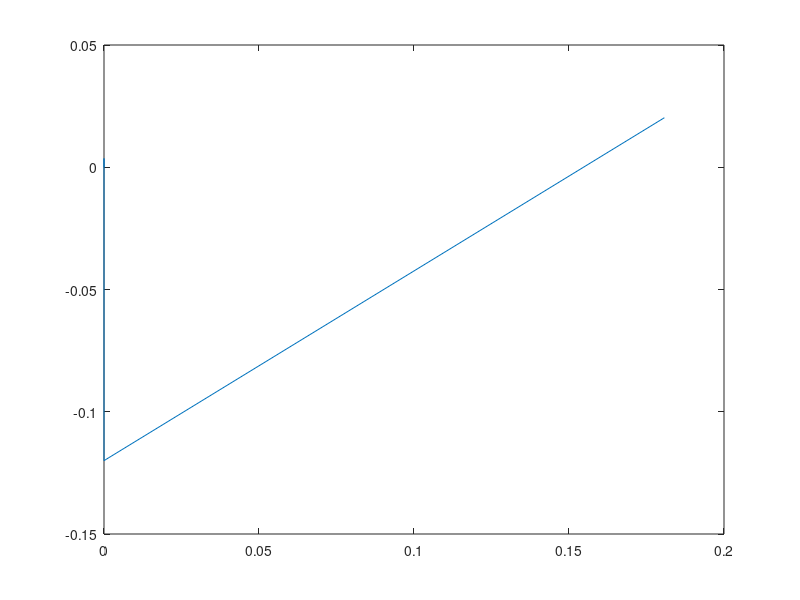

Recreate this plot in MATLAB.
clear all;
close all;
clc;


x0=randn(2,1);
N=1000;
x(1:2,1)=x0;
x(3,1)=0;
u_old=1i;
%x_ref=[1,0];
for i=1:N
    u=x(1,i)+1i*x(2,i);
    eta=x(3,i);
    G=[real(u-u*abs(u)^2+eta*(1i)*u);
        imag(u-u*abs(u)^2+eta*(1i)*u);
        real(1i*u_old)*real(u-u_old)+imag(1i*u_old)*imag(u-u_old)];
    dG=[[1-abs(u)^2-2*real(u)^2, -2*real(u)*imag(u);
        -2*real(u)*imag(u), 1-abs(u)^2-2*imag(u)^2] ,[real((1i)*u);imag((1i)*u)];
        [real(1i*u_old),imag(1i*u_old)], 0];
    x(:,i+1)=x(:,i)-inv(dG)*G;
    x_abs(1,i+1)=sqrt(x(1,i+1)^2+x(2,i+1)^2);
end
plot(x(1,:),x(2,:)); hold on;
plot(x(1,end),x(2,end),'r*')
x_abs(end)



